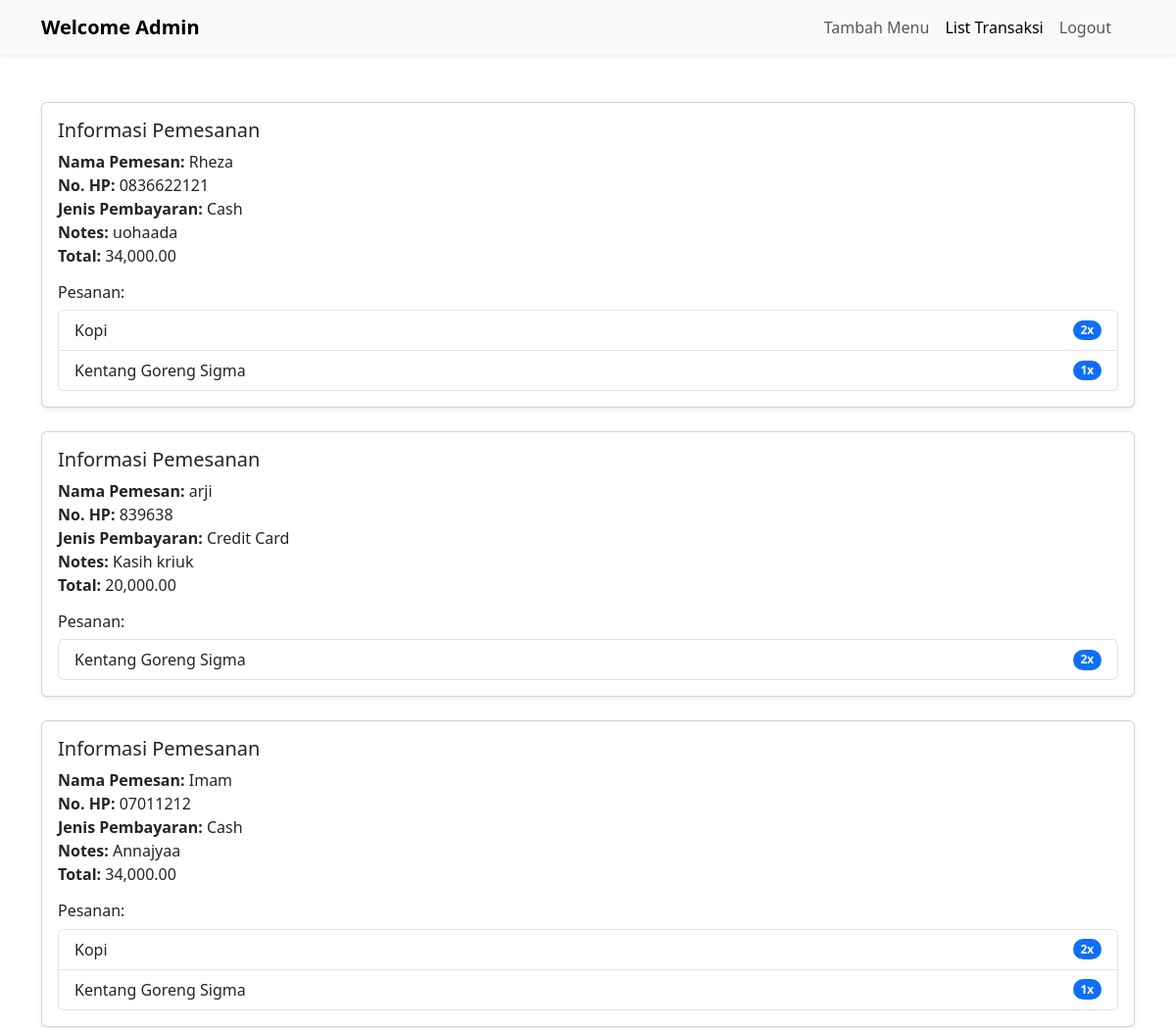
The app's page /admin/list_transaksi.php (signed in, upper part), older data.
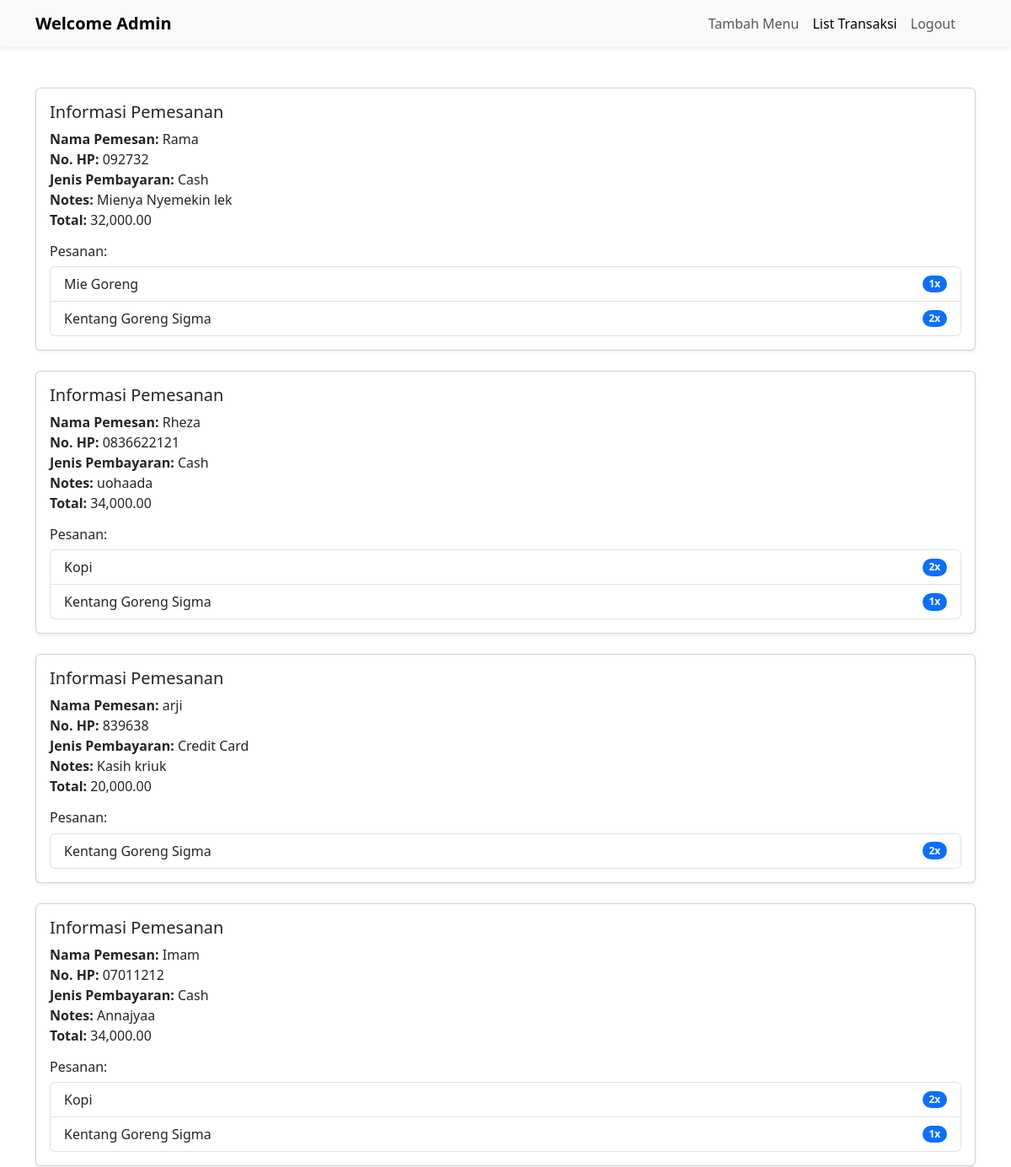
The same page, newer data.
### tables this page shows
CREATE TABLE `orders` (
  `id_order` int(11) NOT NULL,
  `total_amount` int(20) NOT NULL,
  `order_date` timestamp NOT NULL DEFAULT current_timestamp(),
  `nama_pemesan` varchar(100) NOT NULL,
  `no_hp` varchar(100) NOT NULL,
  `notes` text NOT NULL,
  `jenis_pembayaran` varchar(100) NOT NULL
);

CREATE TABLE `order_detail` (
  `id` int(11) NOT NULL,
  `id_order` int(11) DEFAULT NULL,
  `quantity` int(11) NOT NULL,
  `price` int(11) NOT NULL,
  `subtotal` int(11) NOT NULL,
  `nama_menu` varchar(100) NOT NULL
);

### admin/list_transaksi.php (the view, shortened to what this page needs)
<?php
include '../koneksi.php';
$query = "SELECT * FROM orders ORDER BY order_date DESC";
$data = mysqli_query($conn, $query);
?>
<!doctype html>
<html lang="en">
  <head>
    <link href="https://cdn.jsdelivr.net/npm/bootstrap@5.3.3/dist/css/bootstrap.min.css" rel="stylesheet">
  </head>
  <body>
  <nav class="navbar navbar-expand-lg navbar-light bg-body-tertiary shadow-sm mb-4">
        <div class="container">
            <a class="navbar-brand fw-bold" href="index.php">Welcome Admin</a>
            <div class="offcanvas offcanvas-end" tabindex="-1" id="offcanvasNavbar" aria-labelledby="offcanvasNavbarLabel">
                <div class="offcanvas-body">
                    <ul class="navbar-nav justify-content-end flex-grow-1 pe-3">
                        <li class="nav-item">
                            <a class="nav-link" aria-current="page" href="tambah_menu.php">Tambah Menu</a>
                        </li>
                        <li class="nav-item">
                            <a class="nav-link active" href="list_transaksi.php">List Transaksi</a>
                        </li>
                        <li class="nav-item">
                            <a class="nav-link color" href="logout.php">Logout</a>
                        </li>
                    </ul>
                </div>
            </div>
        </div>
    </nav>
    <div class="container mt-5">
    <?php while ($order = mysqli_fetch_array($data)) {
        $id = $order['id_order'];
        $query = "SELECT * FROM order_detail WHERE id_order = $id";
        $p = mysqli_query($conn, $query);
    ?>
    <div class="card mb-4 shadow-sm">
        <div class="card-body">
            <h5 class="card-title">Informasi Pemesanan</h5>
            <ul class="list-unstyled mb-3">
                <li><strong>Nama Pemesan:</strong> <?= ($order['nama_pemesan']) ?></li>
                <li><strong>No. HP:</strong> <?= ($order['no_hp']) ?></li>
                <li><strong>Jenis Pembayaran:</strong> <?= ($order['jenis_pembayaran']) ?></li>
                <li><strong>Notes:</strong> <?= ($order['notes']) ?></li>
                <li><strong>Total:</strong> <?= number_format($order['total_amount'], 2) ?></li>
            </ul>
            <h6>Pesanan:</h6>
            <ul class="list-group">
                <?php while ($detail = mysqli_fetch_array($p)) { ?>
                <li class="list-group-item d-flex justify-content-between align-items-center">
                    <?= ($detail['nama_menu']) ?>
                    <span class="badge bg-primary rounded-pill"><?= ($detail['quantity']) ?>x</span>
                </li>
                <?php } ?>
            </ul>
        </div>
    </div>
    <?php } ?>
</div>
  </body>
</html>

Row changes from the older to the newer data that the page shows:
added orders: nama_pemesan "Rama", no_hp "092732", jenis_pembayaran "Cash", notes "Mienya Nyemekin lek", total_amount "32,000.00"
added order_detail: nama_menu "Mie Goreng", quantity "1", shown under "Rama"
added order_detail: nama_menu "Kentang Goreng Sigma", quantity "2", shown under "Rama"
